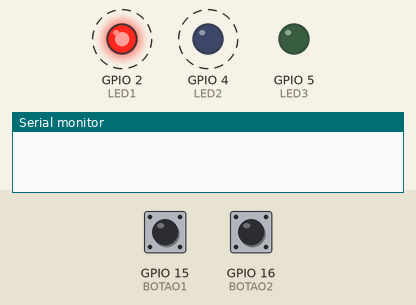
Bench run of a sketch on a simulated ESP32. Parts: output pins drawn as LEDs (lit = HIGH), the last lines printed to the serial monitor. Dashed ring = blinking. Inputs (shaded band) come from the test bench; at power-on: GPIO 15 (BOTAO1) HIGH, GPIO 16 (BOTAO2) HIGH.

Above: at 1.25 s.
1.3 s: GPIO 15 (BOTAO1) pulled LOW for 0.15 s
At 1.45 s:
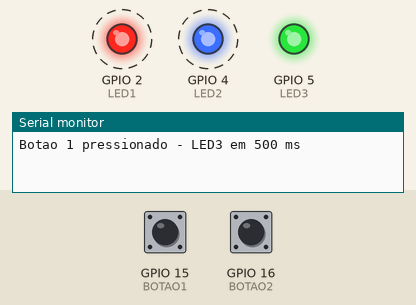
4.3 s: GPIO 16 (BOTAO2) pulsed LOW 5 times (0.12 s each, 0.3 s apart)
At 4.85 s:
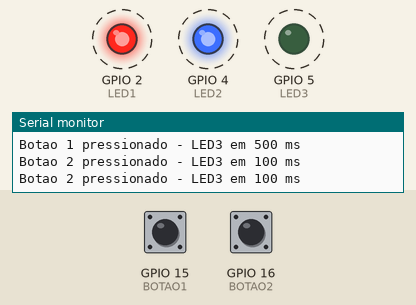
Timing chart, 0 to 13.3 s (numbered marks = the images above; inputs shaded):
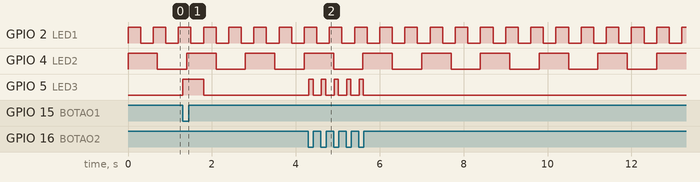

The sketch:

sketch.ino
```cpp
#include <Arduino.h>

#define LED1 2
#define LED2 4
#define LED3 5

#define BOTAO1 15
#define BOTAO2 16

volatile int intervaloLED3 = 0;

void taskLED1(void *pvParameters) {
  while (true) {
    digitalWrite(LED1, !digitalRead(LED1));
    vTaskDelay(300 / portTICK_PERIOD_MS);
  }
}

void taskLED2(void *pvParameters) {
  while (true) {
    digitalWrite(LED2, !digitalRead(LED2));
    vTaskDelay(700 / portTICK_PERIOD_MS);
  }
}

void taskBotao1(void *pvParameters) {
  while (true) {
    if (digitalRead(BOTAO1) == LOW) {
      Serial.println("Botao 1 pressionado - LED3 em 500 ms");
      intervaloLED3 = 500;
      while (digitalRead(BOTAO1) == LOW) {
        vTaskDelay(20 / portTICK_PERIOD_MS);
      }
      vTaskDelay(80 / portTICK_PERIOD_MS);
    }
    vTaskDelay(20 / portTICK_PERIOD_MS);
  }
}

void taskBotao2(void *pvParameters) {
  while (true) {
    if (digitalRead(BOTAO2) == LOW) {
      Serial.println("Botao 2 pressionado - LED3 em 100 ms");
      intervaloLED3 = 100;
      while (digitalRead(BOTAO2) == LOW) {
        vTaskDelay(20 / portTICK_PERIOD_MS);
      }
      vTaskDelay(80 / portTICK_PERIOD_MS);
    }
    vTaskDelay(20 / portTICK_PERIOD_MS);
  }
}

void taskLED3(void *pvParameters) {
  while (true) {
    if (intervaloLED3 > 0) {
      digitalWrite(LED3, HIGH);
      vTaskDelay(intervaloLED3 / portTICK_PERIOD_MS);
      digitalWrite(LED3, LOW);
      intervaloLED3 = 0;
    }
    vTaskDelay(10 / portTICK_PERIOD_MS);
  }
}

void setup() {
  Serial.begin(115200);

  pinMode(LED1, OUTPUT);
  pinMode(LED2, OUTPUT);
  pinMode(LED3, OUTPUT);
  pinMode(BOTAO1, INPUT_PULLUP);
  pinMode(BOTAO2, INPUT_PULLUP);

  xTaskCreatePinnedToCore(taskLED1, "LED1", 2048, NULL, 1, NULL, 0);
  xTaskCreatePinnedToCore(taskLED2, "LED2", 2048, NULL, 1, NULL, 0);
  xTaskCreatePinnedToCore(taskBotao1, "BOTAO1", 2048, NULL, 2, NULL, 0);
  xTaskCreatePinnedToCore(taskBotao2, "BOTAO2", 2048, NULL, 2, NULL, 0);

  xTaskCreatePinnedToCore(taskLED3, "LED3", 2048, NULL, 1, NULL, 1);
}

void loop() {
}
```

Measured:
- after the input at 1.3 s, GPIO 5 (LED3): LOW → HIGH at once, → LOW 0.50 s later
- after the input at 4.3 s, GPIO 5 (LED3): alternates HIGH for 0.10 s and LOW for 0.20 s, 10 changes in all, then stays LOW, starting at once
- by itself, GPIO 2 (LED1): alternates HIGH for 0.30 s and LOW for 0.30 s
- by itself, GPIO 4 (LED2): alternates HIGH for 0.70 s and LOW for 0.70 s
